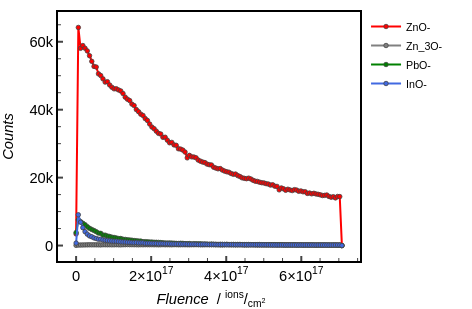

This figure's notebook cell:
### Code cell
a = Dataframe = depth_profils_cleaned
b = x_column_name = 'Fluence / ions/cm^2'
c = list_of_y_column_names = ['ZnO-', 'Zn_3O-', 'PbO-', 'InO-']
d = list_of_curve_label = ['ZnO-', 'Zn_3O-', 'PbO-', 'InO-']
e = list_of_colors = ['red', 'grey', 'green', 'royalblue']
f = XAxis_Label = '<i> Fluence </i> / <sup>ions</sup>/<sub>cm<sup>2</sup></sub>'
g = YAxis_Label = '<i> Counts </i>'
h = Filepath_for_saving = images_outdir + file_names[0] + '.html'

Plotly_DepthProfil(a, b, c , d, e, f, g, h)
